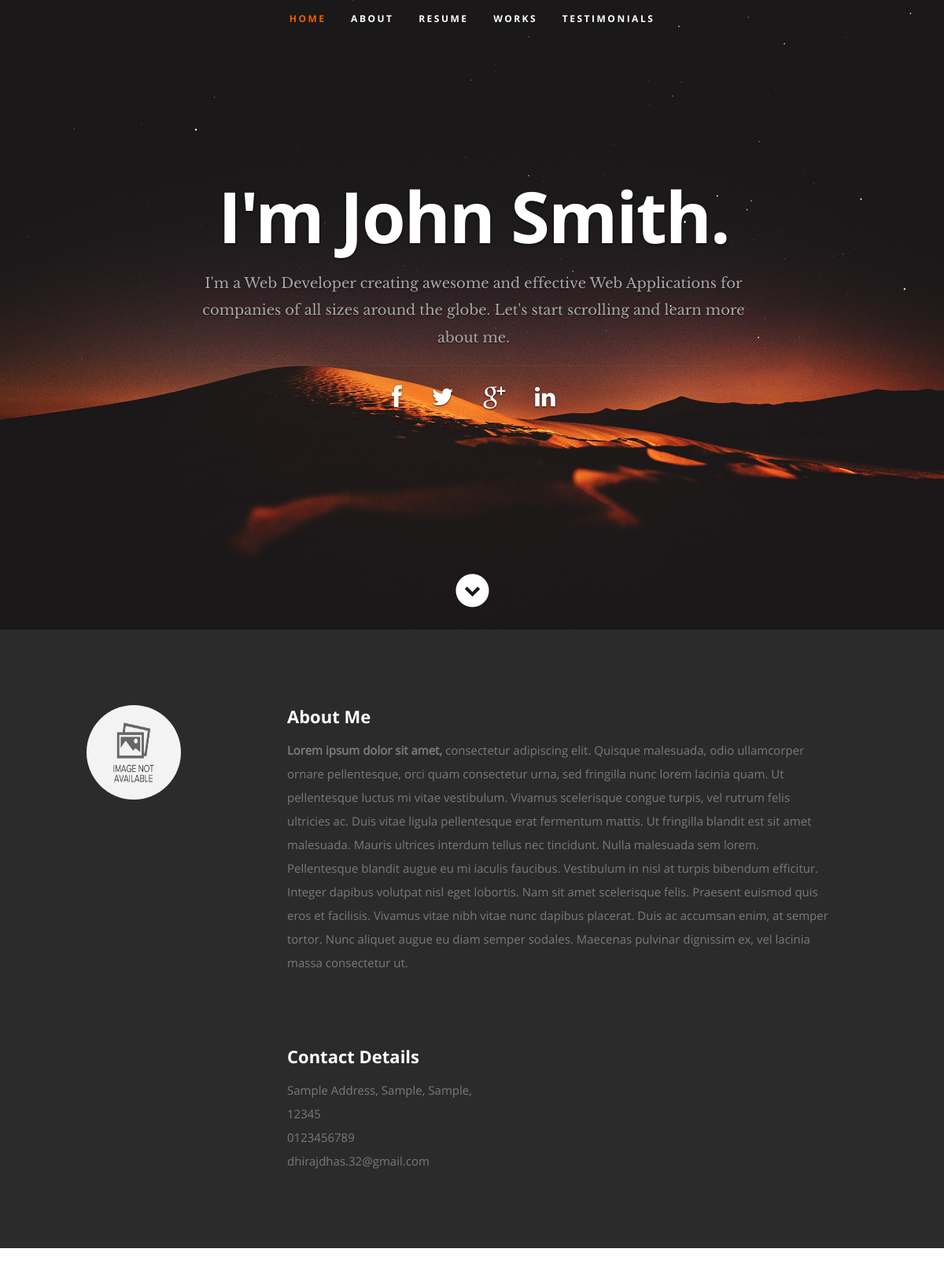
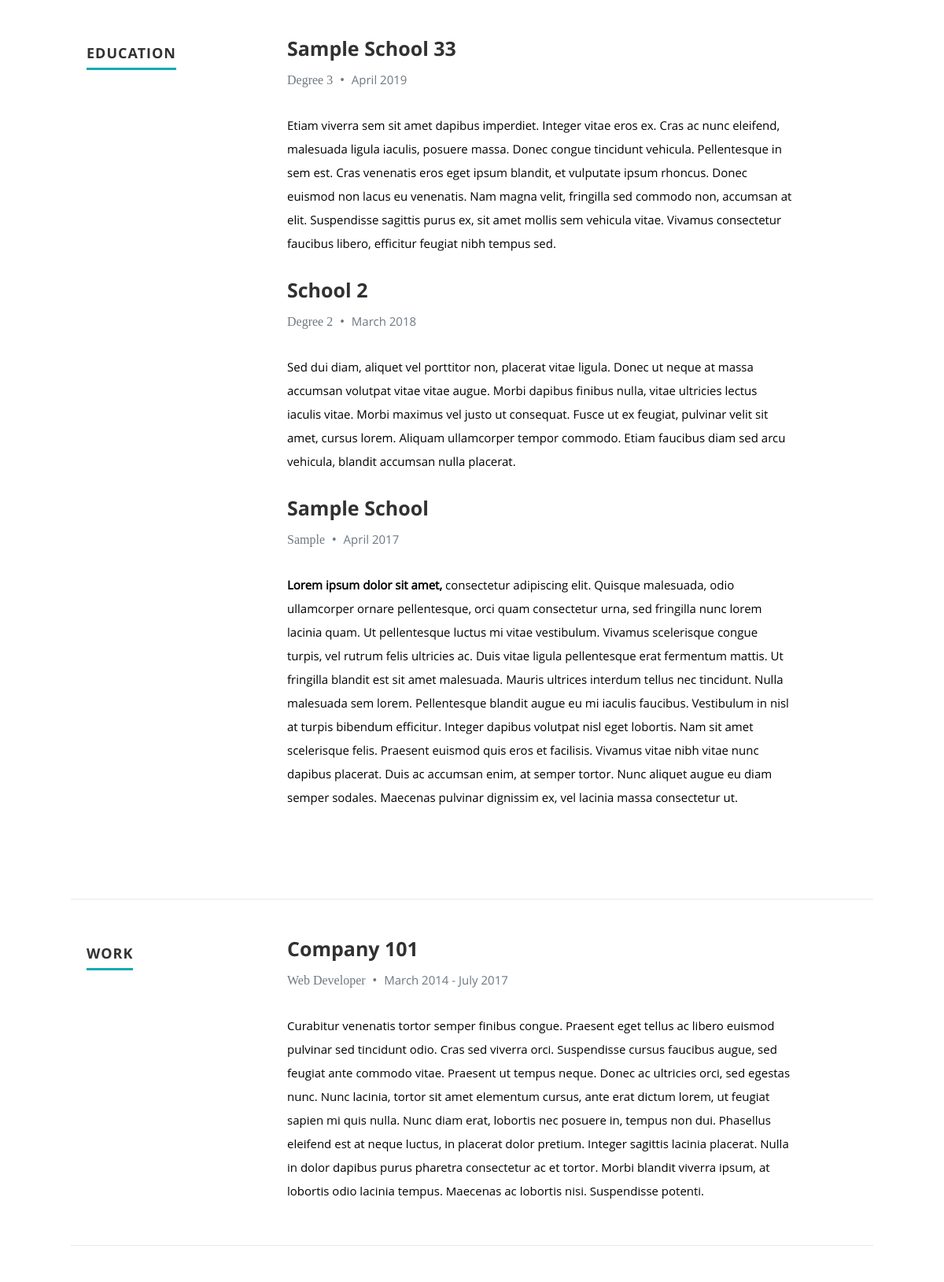
The page / (upper part) on the database its author committed (2 pictures, top to bottom).
### tables this page shows
CREATE TABLE `users` (
  `id` int(50) NOT NULL,
  `firstname` varchar(250) NOT NULL,
  `lastname` varchar(250) NOT NULL,
  `username` text NOT NULL,
  `password` text NOT NULL,
  `avatar` text DEFAULT NULL,
  `last_login` datetime DEFAULT NULL,
  `date_added` datetime NOT NULL DEFAULT current_timestamp(),
  `date_updated` datetime DEFAULT NULL ON UPDATE current_timestamp()
);

CREATE TABLE `education` (
  `id` int(30) NOT NULL,
  `school` text DEFAULT NULL,
  `degree` text DEFAULT NULL,
  `month` varchar(50) NOT NULL,
  `year` int(10) NOT NULL,
  `description` text DEFAULT NULL,
  `order_by` int(30) NOT NULL
);

CREATE TABLE `work` (
  `id` int(30) NOT NULL,
  `company` text DEFAULT NULL,
  `position` text DEFAULT NULL,
  `started` varchar(250) NOT NULL,
  `ended` varchar(250) NOT NULL,
  `description` text DEFAULT NULL,
  `order_by` int(30) NOT NULL
);

### classes/DBConnection.php (called while the page is built, shortened)
<?php
class DBConnection{
    private $host = DB_SERVER;
    private $username = DB_USERNAME;
    private $password = DB_PASSWORD;
    private $database = DB_NAME;
    public $conn;
    public function __construct(){
        if (!isset($this->conn)) {
            $this->conn = new mysqli($this->host, $this->username, $this->password, $this->database);
        }
    }
}
?>

### classes/SystemSettings.php (called while the page is built, shortened)
<?php
class SystemSettings extends DBConnection{
	function info($field=''){
		if(!empty($field)){
			if(isset($_SESSION['system_info'][$field]))
				return $_SESSION['system_info'][$field];
			else
				return false;
		}else{
			return false;
		}
	}
}
$_settings = new SystemSettings();
?>

### config.php (called while the page is built, shortened)
<?php
require_once('classes/DBConnection.php');
require_once('classes/SystemSettings.php');
function validate_image($file){
	if(!empty($file)){
		if(is_file(base_app.$file)){
			return base_url.$file;
		}else{
			return base_url.'dist/img/no-image-available.png';
		}
	}else{
		return base_url.'dist/img/no-image-available.png';
	}
}
?>

### index.php (the view, shortened to what this page needs)
<?php require_once('config.php'); ?>
 <!DOCTYPE html>
<html lang="en" class="" style="height: auto;">
<?php require_once('inc/header.php') ?>
  <body>
   <header id="home">
      <nav id="nav-wrap">
         <ul id="nav" class="nav">
            <li class="current"><a class="smoothscroll" href="#home">Home</a></li>
            <li><a class="smoothscroll" href="#about">About</a></li>
           <li><a class="smoothscroll" href="#resume">Resume</a></li>
            <li><a class="smoothscroll" href="#portfolio">Works</a></li>
            <li><a class="smoothscroll" href="#testimonials">Testimonials</a></li>
         </ul>
      </nav>
<?php
$u_qry = $conn->query("SELECT * FROM users where id = 1");
foreach($u_qry->fetch_array() as $k => $v){
  if(!is_numeric($k)){
    $user[$k] = $v;
  }
}
$c_qry = $conn->query("SELECT * FROM contacts");
while($row = $c_qry->fetch_assoc()){
    $contact[$row['meta_field']] = $row['meta_value'];
}
?>
      <div class="row banner">
         <div class="banner-text">
            <h1 class="responsive-headline">I'm <?php echo isset($user) ? ucwords($user['firstname'].' '.$user['lastname']) : ""; ?>.</h1>
            <h3><?php echo stripslashes($_settings->info('welcome_message')) ?></h3>
            <hr />
            <ul class="social">
               <li><a target="_blank" href="<?php echo $contact['facebook'] ?>"><i class="fa fa-facebook"></i></a></li>
               <li><a target="_blank" href="<?php echo $contact['twitter'] ?>"><i class="fa fa-twitter"></i></a></li>
               <li><a target="_blank" href="mailto:<?php echo $contact['email'] ?>"><i class="fa fa-google-plus"></i></a></li>
               <li><a target="_blank" href="<?php echo $contact['linkin'] ?>"><i class="fa fa-linkedin"></i></a></li>
            </ul>
         </div>
      </div>
      <p class="scrolldown">
         <a class="smoothscroll" href="#about"><i class="icon-down-circle"></i></a>
      </p>
   </header>
   <section id="about">
      <div class="row">
         <div class="three columns">
            <img class="profile-pic"  src="<?php echo validate_image("avatar") ?>" alt="" />
         </div>
         <div class="nine columns main-col">
            <h2>About Me</h2>
            <div id="about_me"><?php include "about.html"; ?></div>
            <div class="row">
               <div class="columns contact-details">
                  <h2>Contact Details</h2>
                  <p class="address">
               <span><?php echo $contact['address'] ?></span><br>
               <span><?php echo $contact['mobile'] ?></span><br>
                     <span><?php echo $contact['email'] ?></span>
             </p>
               </div>
               <div class="columns download">
               </div>
            </div>
         </div>
      </div>
   </section>
   <section id="resume">
      <div class="row education">
         <div class="three columns header-col">
            <h1><span>Education</span></h1>
         </div>
         <div class="nine columns main-col">
          <?php
          $e_qry = $conn->query("SELECT * FROM education order by year desc, month desc");
          while($row = $e_qry->fetch_assoc()):
          ?>
            <div class="row item">
               <div class="twelve columns">
                  <h3><?php echo $row['school'] ?></h3>
                  <p class="info"><?php echo $row['degree'] ?> <span>&bull;</span> <em class="date"><?php echo $row['month'].' '.$row['year'] ?></em></p>
                  <p>
                  <?php echo stripslashes(html_entity_decode($row['description'])) ?>
                  </p>
               </div>
            </div>
          <?php endwhile; ?>
         </div>
      </div>
      <div class="row work">
         <div class="three columns header-col">
            <h1><span>Work</span></h1>
         </div>
         <div class="nine columns main-col">
          <?php
          $w_qry = $conn->query("SELECT * FROM work ");
          while($row = $w_qry->fetch_assoc()):
          ?>
            <div class="row item">
               <div class="twelve columns">
                  <h3><?php echo $row['company'] ?></h3>
                  <p class="info"><?php echo $row['position'] ?> <span>&bull;</span> <em class="date"><?php echo str_replace("_"," ",$row['started']) ?> - <?php echo str_replace("_"," ",$row['ended']) ?></em></p>
                  <p><?php echo stripslashes(html_entity_decode($row['description'])) ?></p>
               </div>
            </div>
          <?php endwhile; ?>
         </div>
      </div>
  </body>
</html>

### inc/header.php (shortened to what this page needs)
<head>
   <link rel="stylesheet" href="<?php echo base_url ?>profile_asset/css/default.css">
  <link rel="stylesheet" href="<?php echo base_url ?>profile_asset/css/layout.css">
   <link rel="stylesheet" href="<?php echo base_url ?>profile_asset/css/media-queries.css">
   <link rel="stylesheet" href="<?php echo base_url ?>profile_asset/css/magnific-popup.css">
  </head>

### profile_asset/css/default.css (style rules this page uses)
html, body, div, span, object, iframe, h1, h2, h3, h4, h5, h6, p, blockquote, pre, abbr, address, cite, code, del, dfn, em, img, ins, kbd, q, samp, small, strong, sub, sup, var, b, i, dl, dt, dd, ol, ul, li, fieldset, form, label, legend, table, caption, tbody, tfoot, thead, tr, th, td, article, aside, canvas, details, figcaption, figure, footer, header, hgroup, menu, nav, section, summary, time, mark, audio, video { margin: 0; padding: 0; border: 0; outline: 0; font-size: 100%; vertical-align: baseline; background: transparent; }
article,aside,details,figcaption,figure, footer,header,hgroup,menu,nav,section { display: block; }
*, *:before, *:after { -moz-box-sizing: border-box; -webkit-box-sizing: border-box; box-sizing: border-box; }
html { font-size: 62.5%; -webkit-font-smoothing: antialiased; }
body { background: #fff; font-family: 'opensans-regular', sans-serif; font-weight: normal; font-size: 15px; line-height: 30px; color: #838C95; -webkit-font-smoothing: antialiased; -webkit-text-size-adjust: 100%; }
h1, h2, h3, h4, h5, h6 { color: #313131; font-family: 'opensans-bold', sans-serif; font-weight: normal; }
h1 { font-size: 38px; line-height: 42px; margin-bottom: 12px; letter-spacing: -1px; }
h2 { font-size: 28px; line-height: 36px; margin-bottom: 6px; }
h3 { font-size: 22px; line-height: 30px; margin-bottom: 12px; }
p { margin: 0 0 30px 0; }
em { font: 15px/30px 'opensans-italic', sans-serif; }
hr { border: solid #E3E3E3; border-width: 1px 0 0; clear: both; margin: 11px 0 30px; height: 0; }
a, a:visited { text-decoration: none; outline: 0; color: #11ABB0; -webkit-transition: color .3s ease-in-out; -moz-transition: color .3s ease-in-out; -o-transition: color .3s ease-in-out; transition: color .3s ease-in-out; }
p a, p a:visited { line-height: inherit; }
ul, ol { margin-bottom: 24px; margin-top: 12px; }
ul { list-style: none outside; }
li { line-height: 18px; margin-bottom: 12px; }
img { max-width: 100%; height: auto; }
.row { width: 96%; max-width: 1020px; margin: 0 auto; }
.row .row { width: auto; max-width: none; margin: 0 -20px; }
.row:before, .row:after { content: " "; display: table; }
.row:after { clear: both; }
.column, .columns { position: relative; padding: 0 20px; min-height: 1px; float: left; }
[class*="column"] + [class*="column"]:last-child { float: right; }
.row .three { width: 25%; }
.row .nine { width: 75%; }
.row .twelve { width: 100%; }

### index.php (style rules this page uses)
#about_me * { color:#7A7A7A !important; }

### rows shown on the page
users: firstname+lastname "John Smith"
education: school "Sample School 33", degree "Degree 3", month "April", year "2019", description "Etiam viverra sem sit amet dapibus imperdiet. Integer vitae eros ex. Cras ac nunc eleifend, malesuada ligula iaculis, posuere massa. Donec congue tincidunt vehicula. Pellentesque in sem est. Cras venenatis eros eget ipsum blandit, et vulputate ipsum rhoncus. Donec euismod non lacus eu venenatis. Nam magna velit, fringilla sed commodo non, accumsan at elit. Suspendisse sagittis purus ex, sit amet mollis sem vehicula vitae. Vivamus consectetur faucibus libero, efficitur feugiat nibh tempus sed."
education: school "School 2", degree "Degree 2", month "March", year "2018", description "Sed dui diam, aliquet vel porttitor non, placerat vitae ligula. Donec ut neque at massa accumsan volutpat vitae vitae augue. Morbi dapibus finibus nulla, vitae ultricies lectus iaculis vitae. Morbi maximus vel justo ut consequat. Fusce ut ex feugiat, pulvinar velit sit amet, cursus lorem. Aliquam ullamcorper tempor commodo. Etiam faucibus diam sed arcu vehicula, blandit accumsan nulla placerat."
education: school "Sample School", degree "Sample", month "April", year "2017", description "Lorem ipsum dolor sit amet, consectetur adipiscing elit. Quisque malesuada, odio ullamcorper ornare pellentesque, orci quam consectetur urna, sed fringilla nunc lorem lacinia quam. Ut pellentesque luctus mi vitae vestibulum. Vivamus scelerisque congue turpis, vel rutrum felis ultricies ac. Duis vitae ligula pellentesque erat fermentum mattis. Ut fringilla blandit est sit amet malesuada. Mauris ultrices interdum tellus nec tincidunt. Nulla malesuada sem lorem. Pellentesque blandit augue eu mi iaculis faucibus. Vestibulum in nisl at turpis bibendum efficitur. Integer dapibus volutpat nisl eget lobortis. Nam sit amet scelerisque felis. Praesent euismod quis eros et facilisis. Vivamus vitae…"
work: company "Company 101", position "Web Developer", started "March 2014", ended "July 2017", description "Curabitur venenatis tortor semper finibus congue. Praesent eget tellus ac libero euismod pulvinar sed tincidunt odio. Cras sed viverra orci. Suspendisse cursus faucibus augue, sed feugiat ante commodo vitae. Praesent ut tempus neque. Donec ac ultricies orci, sed egestas nunc. Nunc lacinia, tortor sit amet elementum cursus, ante erat dictum lorem, ut feugiat sapien mi quis nulla. Nunc diam erat, lobortis nec posuere in, tempus non dui. Phasellus eleifend est at neque luctus, in placerat dolor pretium. Integer sagittis lacinia placerat. Nulla in dolor dapibus purus pharetra consectetur ac et tortor. Morbi blandit viverra ipsum, at lobortis odio lacinia tempus. Maecenas ac lobortis nisi.…"

### other values the page prints
$_settings->info('welcome_message') "I'm a Web Developer creating awesome and effective Web Applications for companies of all sizes around the globe. Let's start scrolling and learn more about me."
$contact['address'] "Sample Address, Sample, Sample, 12345"
$contact['mobile'] "0123456789"
$contact['email'] "dhirajdhas.32@gmail.com"
